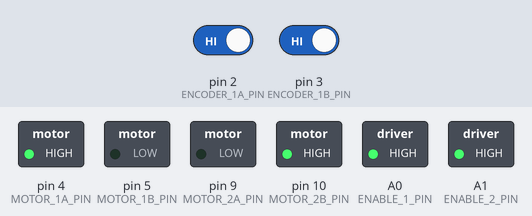
A sketch run on a simulated Arduino Uno, built with avr-gcc and run on an emulated ATmega328P. Parts: switched loads named in the sketch (green lamp = pin HIGH). The inputs (shaded band) are chosen by the test bench; at power-on: pin 2 (ENCODER_1A_PIN) HIGH, pin 3 (ENCODER_1B_PIN) HIGH. The ROS host is connected and sends only what is stated.

Above: at 0.1 s.
Timing chart, 0 to 1.6 s (numbered marks = the images above):
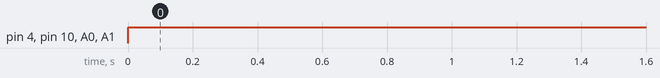

The sketch:

rosserial_encoder_degree.ino
```cpp
#define ENCODER_1A_PIN 2
#define ENCODER_1B_PIN 3
#define MOTOR_1A_PIN 4
#define MOTOR_1B_PIN 5
#define ENABLE_1_PIN A0

#define ENCODER_2A_PIN 7
#define ENCODER_2B_PIN 8
#define MOTOR_2A_PIN 9
#define MOTOR_2B_PIN 10
#define ENABLE_2_PIN A1

#define GEAR_RATIO 986.61
#define CPR 12

// #define BAUDRATE 19200

// rosserial
//////////////////////////////////////////////////
#include <ros.h>
#include <std_msgs/String.h>

ros::NodeHandle  nh;

std_msgs::String str_msg;
ros::Publisher chatter("chatter", &str_msg);

char buffer[10];
//////////////////////////////////////////////////

// .h
//////////////////////////////////////////////////
class DCMotor {
  public:
    DCMotor(uint8_t motorA_pin, uint8_t motorB_pin, uint8_t enable_pin,
            uint8_t motor_num) {

      _motorA_pin = motorA_pin;
      _motorB_pin = motorB_pin;
      _enable_pin = enable_pin;

      _motor_num = motor_num;
    }

    void control(int key, uint8_t pwm);

    volatile int32_t encoder_pos = 0;
    float degree = 0;

  private:
    uint8_t _motorA_pin;
    uint8_t _motorB_pin;
    uint8_t _enable_pin;

    uint8_t _motor_num;
};
// .cpp
//////////////////////////////////////////////////
void DCMotor::control(int key, uint8_t pwm) {

  degree = float(encoder_pos) * 360/GEAR_RATIO/CPR;

  analogWrite(_enable_pin, pwm);
  switch(key) {
    case 1:
      digitalWrite(_motorA_pin,HIGH);
      digitalWrite(_motorB_pin,LOW);
      break;
    case 2:
      digitalWrite(_motorA_pin,LOW);
      digitalWrite(_motorB_pin,HIGH);
      break;
    case 3:
      digitalWrite(_motorA_pin,HIGH);
      digitalWrite(_motorB_pin,HIGH);
      break;
  }

  // For monitoring in arduino
  // Serial.println(degree);

  // For monitoring in python

  // For monitoring in ros
  String str = String(degree, 2);
  str.toCharArray(buffer, 10);
  str_msg.data = buffer;
  chatter.publish( &str_msg );
  nh.spinOnce();

}
//////////////////////////////////////////////////
DCMotor dcMotor1(MOTOR_1A_PIN, MOTOR_1B_PIN, ENABLE_1_PIN, 1);
DCMotor dcMotor2(MOTOR_2A_PIN, MOTOR_2B_PIN, ENABLE_2_PIN, 2);

void doEncoder_1A() {dcMotor1.encoder_pos += (digitalRead(ENCODER_1A_PIN)==digitalRead(ENCODER_1B_PIN))?1:-1;}
void doEncoder_1B() {dcMotor1.encoder_pos += (digitalRead(ENCODER_1A_PIN)==digitalRead(ENCODER_1B_PIN))?-1:1;}
void doEncoder_2A() {dcMotor2.encoder_pos += (digitalRead(ENCODER_2A_PIN)==digitalRead(ENCODER_2B_PIN))?1:-1;}
void doEncoder_2B() {dcMotor2.encoder_pos += (digitalRead(ENCODER_2A_PIN)==digitalRead(ENCODER_2B_PIN))?-1:1;}

void setup() {
  // Serial.begin(BAUDRATE);

  pinMode(ENCODER_1A_PIN, INPUT_PULLUP);
  pinMode(ENCODER_1B_PIN, INPUT_PULLUP);
  pinMode(MOTOR_1A_PIN, OUTPUT);
  pinMode(MOTOR_1B_PIN, OUTPUT);
  pinMode(ENABLE_1_PIN, OUTPUT);
  pinMode(ENCODER_2A_PIN, INPUT_PULLUP);
  pinMode(ENCODER_2B_PIN, INPUT_PULLUP);
  pinMode(MOTOR_2A_PIN, OUTPUT);
  pinMode(MOTOR_2B_PIN, OUTPUT);
  pinMode(ENABLE_2_PIN, OUTPUT);

  attachInterrupt(digitalPinToInterrupt(ENCODER_1A_PIN), doEncoder_1A, CHANGE);
  attachInterrupt(digitalPinToInterrupt(ENCODER_1B_PIN), doEncoder_1B, CHANGE);
  attachInterrupt(digitalPinToInterrupt(ENCODER_2A_PIN), doEncoder_2A, CHANGE);
  attachInterrupt(digitalPinToInterrupt(ENCODER_2B_PIN), doEncoder_2B, CHANGE);

  // rosserial
  nh.initNode();
  nh.advertise(chatter);
}

void loop() {

  dcMotor1.control(1, 255);
  dcMotor2.control(2, 255);

}
```

Measured:
- by itself, pin 4 (MOTOR_1A_PIN), pin 10 (MOTOR_2B_PIN), A0 (ENABLE_1_PIN), A1 (ENABLE_2_PIN): LOW → HIGH at 0.00 s
